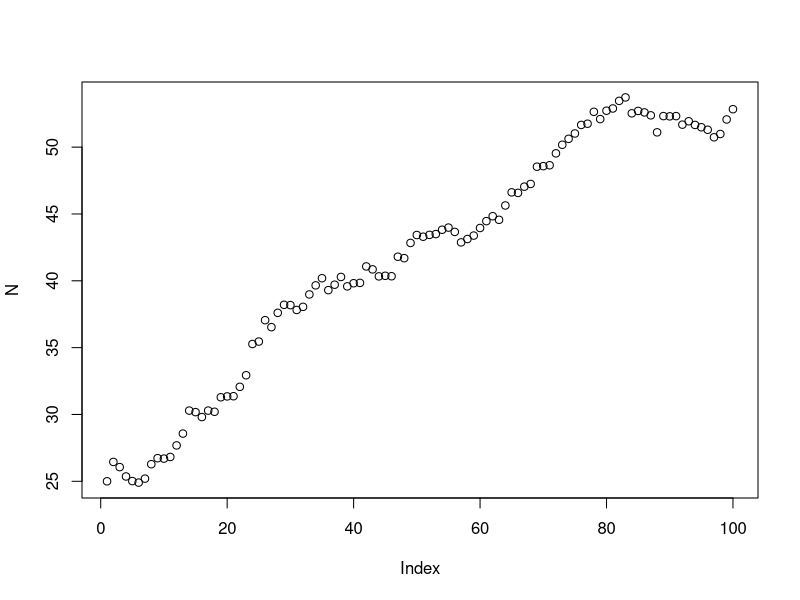
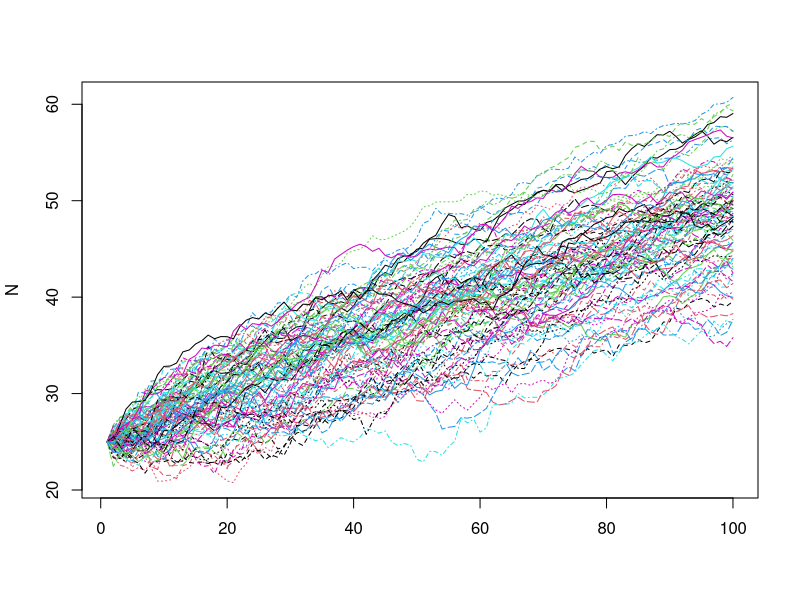
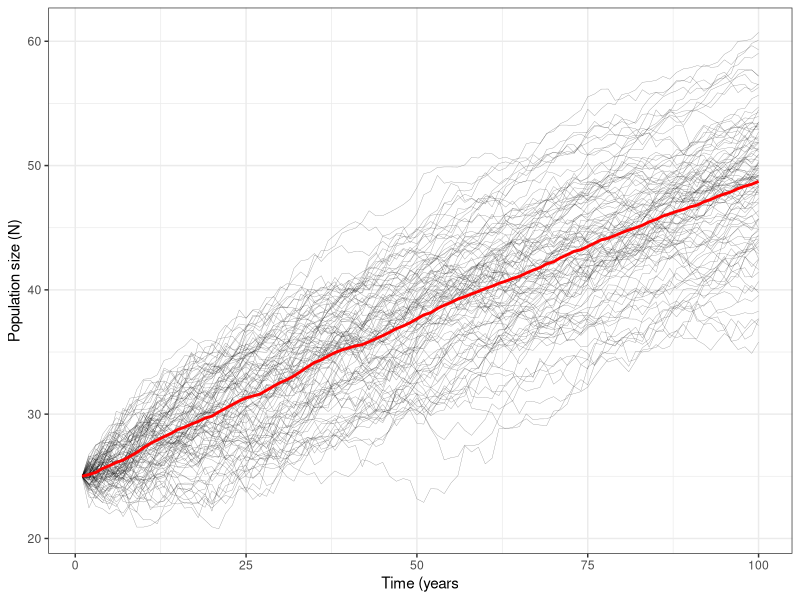

The R source for these figures, in order:
## ---- chunk 1
knitr::opts_chunk$set(echo = TRUE)
## ---- chunk 2
#numeric vector
my_vector <- vector(mode = "numeric", length = 100)

#logical vector
my_second_vector <- vector(mode = "logical", length = 20)
## ---- chunk 3
#length of my vector
length(my_vector)
length(my_second_vector)
## ---- chunk 4
#what's in my vector?
class(my_vector)
class(my_second_vector)
## ---- chunk 5
# using c to create a vector
my_vector <- c(1:50)

# what's the first element? 
my_vector[1]

# what's the last element?
my_vector[-1] #pulls everything else but first element

# what's the seventh element
my_vector[7]

# select a range from a vector
my_vector[3:7]
## ---- chunk 6
# create a 10 x10 matrix full of NA's

my_matrix <- matrix(data = 1:100, nrow = 20, ncol = 5)
## ---- chunk 7
# what are the dimensions?
dim(my_matrix) #number of rows is always first, second is number of cols
## ---- chunk 8
# how many elements are there?
length(my_matrix) #there are 100 elements
## ---- chunk 9
class(my_matrix)
## ---- chunk 10
my_matrix[2,] # extract values from 2nd row

# index a column
my_matrix[,3] #extract values from 3rd column

# index a given cell
my_matrix[8,3] 

# index and replace
my_matrix[8,3] <- 100000

# replace an entire column
my_matrix[,5] <- 10

## ---- chunk 11
for (i in 1:10)( #counter is i, sequence is 1:10
  print ('Hello world') #expression
)
## ---- chunk 12
rnorm(n = 5, mean = 10, sd = 2) #rnorm is generating random numbers
## ---- chunk 13
# set up model parameters
K <- 100
nsteps <- 100
mu <- 0.4
sigma <- 1

#set up model objects

N <- vector(mode = "numeric", length = nsteps)
N[ 1] <- 25

# model it
for(t in 2:nsteps){
r <- rnorm(n = 1, mean = mu, sd = sigma)
N[t] <- N[t-1] + r* (1-(N[t-1] / K))
} # write expression in squiggly brackets


# Visualize it
plot(N)
## ---- chunk 14
# set up model parameters

K <- 100
nsteps <- 100
mu <- 0.4
sigma <- 1

#set up model objects

N <- matrix(data = NA, nrow = nsteps, ncol = 100)
N[ 1,] <- 25

# model it

for(t in 2:nsteps){
r <- rnorm(n = 100 , mean = mu, sd = sigma)
N[t, ] <- N[t-1 , ] + r * ( 1 - (N[t-1,] / K))
} # write expression in squiggly brackets


# Visualize it (plot matrices using matplot)

matplot(N, type = "l") # type linear
## ---- chunk 15
# load tidyverse
library(tidyverse)

#create data frame
my_data <- as_tibble(N) %>% 
  mutate(time = 1:nsteps) %>% 
  gather(run, N,-time )

#gather takes all observations in columns to combine into run, we want it to leave out time

#visualize it
ggplot(data = my_data, mapping = aes(x = time, y = N)) +
  geom_line(aes(group = run), size = 0.1, alpha = 0.5) +
  stat_summary(geom = "line", fun = mean, color = "red", size = 1) +
  theme_bw()+
  labs(x = "Time (years", y = "Population size (N)")
